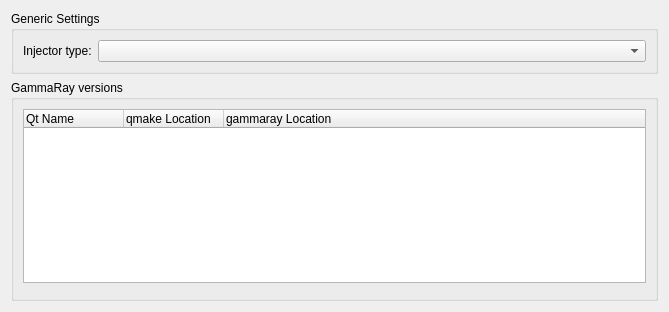
<?xml version="1.0" encoding="UTF-8"?>
<ui version="4.0">
 <class>Gammaray::Internal::GammarayConfigWidget</class>
 <widget class="QWidget" name="Gammaray::Internal::GammarayConfigWidget">
  <property name="geometry">
   <rect>
    <x>0</x>
    <y>0</y>
    <width>669</width>
    <height>312</height>
   </rect>
  </property>
  <layout class="QVBoxLayout" name="verticalLayout">
   <item>
    <widget class="QGroupBox" name="gammarayOptions">
     <property name="sizePolicy">
      <sizepolicy hsizetype="Preferred" vsizetype="Expanding">
       <horstretch>0</horstretch>
       <verstretch>0</verstretch>
      </sizepolicy>
     </property>
     <property name="title">
      <string>Generic Settings</string>
     </property>
     <layout class="QFormLayout" name="formLayout">
      <item row="0" column="0">
       <widget class="QLabel" name="injectorLabel">
        <property name="text">
         <string>Injector type:</string>
        </property>
        <property name="buddy">
         <cstring>injectorCombo</cstring>
        </property>
       </widget>
      </item>
      <item row="0" column="1">
       <widget class="QComboBox" name="injectorCombo"/>
      </item>
     </layout>
    </widget>
   </item>
   <item>
    <widget class="QGroupBox" name="groupBox">
     <property name="title">
      <string>GammaRay versions</string>
     </property>
     <layout class="QVBoxLayout" name="verticalLayout_2">
      <item>
       <widget class="QTreeWidget" name="qtVersionTable">
        <property name="rootIsDecorated">
         <bool>false</bool>
        </property>
        <attribute name="headerStretchLastSection">
         <bool>true</bool>
        </attribute>
        <column>
         <property name="text">
          <string>Qt Name</string>
         </property>
        </column>
        <column>
         <property name="text">
          <string>qmake Location</string>
         </property>
        </column>
        <column>
         <property name="text">
          <string>gammaray Location</string>
         </property>
        </column>
       </widget>
      </item>
      <item>
       <widget class="Utils::DetailsWidget" name="qtInfoWidget" native="true"/>
      </item>
     </layout>
    </widget>
   </item>
  </layout>
 </widget>
 <customwidgets>
  <customwidget>
   <class>Utils::DetailsWidget</class>
   <extends>QWidget</extends>
   <header location="global">utils/detailswidget.h</header>
   <container>1</container>
  </customwidget>
 </customwidgets>
 <resources/>
 <connections/>
</ui>
